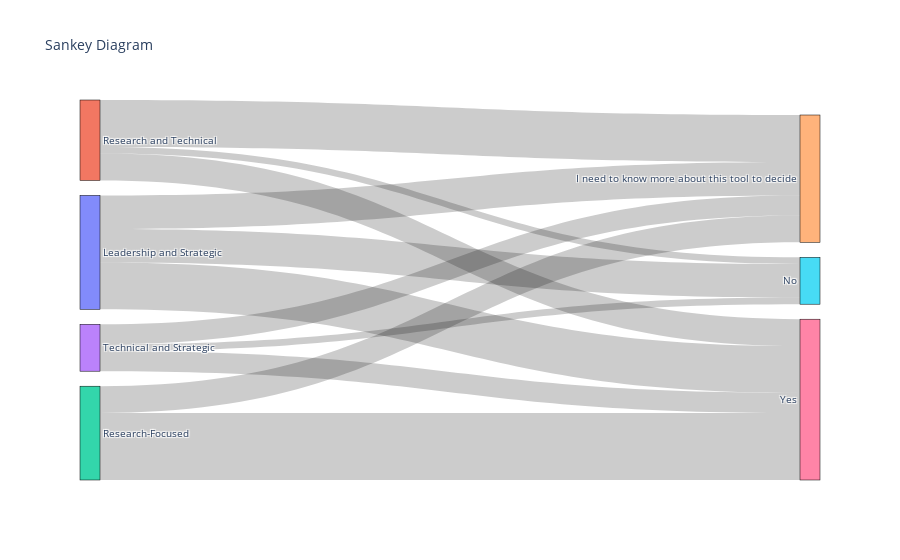

The notebook cell saved with this chart:
### Code cell
source_column = 'role_focus'
target_column = 'need_for_visual_tool'

plot_sankey(df, source_column, target_column)

### Figure 1 — Plotly figure (JSON) as saved in the notebook; plotly's stock layout.template omitted (floating-point values rounded to 4 significant figures)
{"data": [{"link": {"source": [0, 0, 0, 1, 1, 1, 2, 2, 3, 3, 3], "target": [4, 5, 6, 4, 5, 6, 4, 6, 4, 5, 6], "value": [5, 5, 7, 7, 1, 4, 4, 10, 3, 1, 3]}, "node": {"label": ["Leadership and Strategic", "Research and Technical", "Research-Focused", "Technical and Strategic", "I need to know more about this tool to decide", "No", "Yes"], "line": {"color": "black", "width": 0.5}, "pad": 15, "thickness": 20}, "type": "sankey"}], "layout": {"font": {"size": 10}, "title": {"text": "Sankey Diagram"}}}
